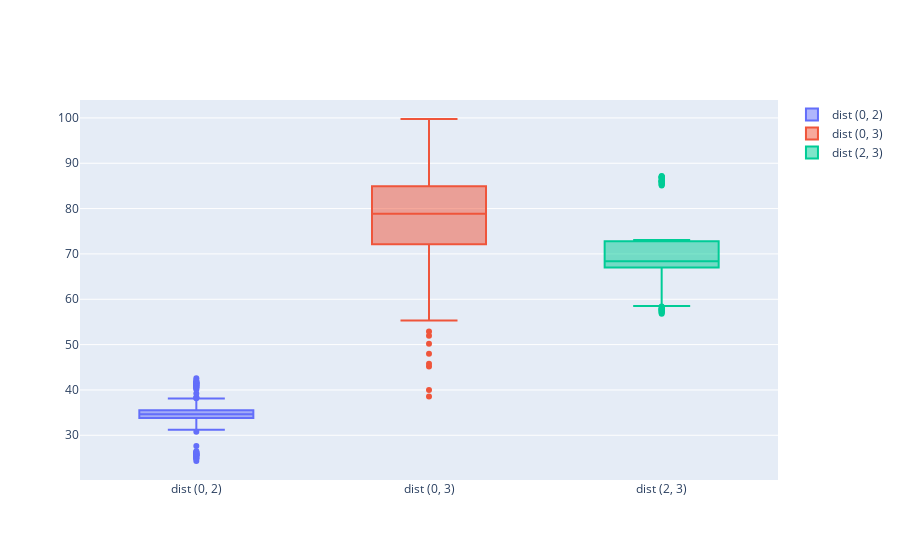
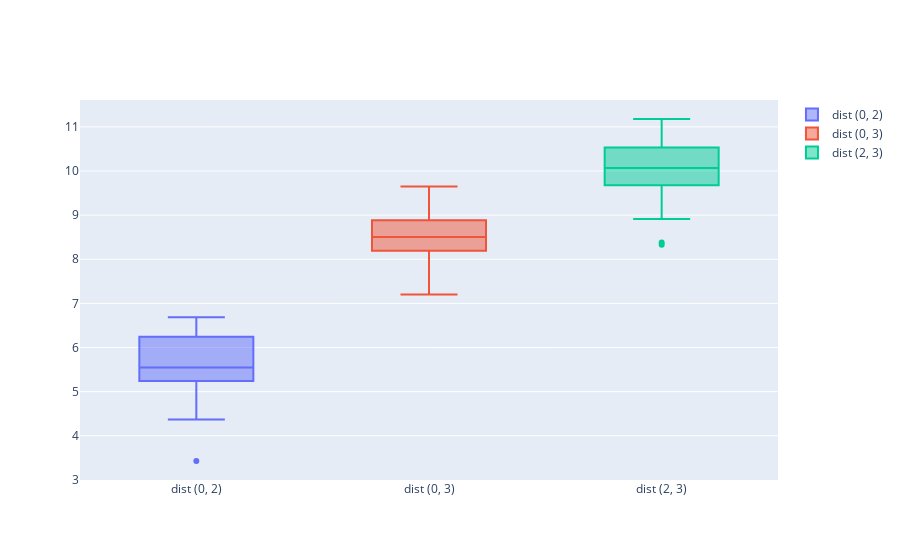

Notebook code for these charts, in order:
### Code cell
fig= [go.Box(
    y= gl_dists[x].reshape(1,-1)[0],
    name= 'dist {}'.format(x)
) for x in gp_combs]

layout= go.Layout()

Figure= go.Figure(data= fig,layout= layout)
iplot(Figure)

fig= [go.Box(
    y= rec_coords[x].reshape(1,-1)[0],
    name= 'dist {}'.format(x)
) for x in gp_combs]

layout= go.Layout()

Figure= go.Figure(data= fig,layout= layout)
iplot(Figure)
